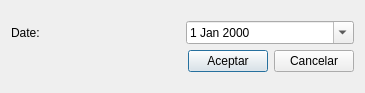
<?xml version="1.0" encoding="UTF-8"?>
<ui version="4.0">
 <class>dateCargarOrdenes</class>
 <widget class="QDialog" name="dateCargarOrdenes">
  <property name="geometry">
   <rect>
    <x>0</x>
    <y>0</y>
    <width>365</width>
    <height>93</height>
   </rect>
  </property>
  <property name="windowTitle">
   <string>Dialog</string>
  </property>
  <layout class="QGridLayout" name="gridLayout">
   <item row="0" column="0">
    <layout class="QVBoxLayout" name="verticalLayout">
     <item>
      <layout class="QHBoxLayout" name="horizontalLayout">
       <item>
        <widget class="QLabel" name="label">
         <property name="text">
          <string>Date:</string>
         </property>
        </widget>
       </item>
       <item>
        <widget class="QDateEdit" name="dateEdit">
         <property name="calendarPopup">
          <bool>true</bool>
         </property>
        </widget>
       </item>
      </layout>
     </item>
     <item>
      <layout class="QHBoxLayout" name="horizontalLayout_2">
       <item>
        <spacer name="horizontalSpacer">
         <property name="orientation">
          <enum>Qt::Horizontal</enum>
         </property>
         <property name="sizeHint" stdset="0">
          <size>
           <width>40</width>
           <height>20</height>
          </size>
         </property>
        </spacer>
       </item>
       <item>
        <widget class="QPushButton" name="pushButton">
         <property name="text">
          <string>Aceptar</string>
         </property>
        </widget>
       </item>
       <item>
        <widget class="QPushButton" name="pushButton_2">
         <property name="text">
          <string>Cancelar</string>
         </property>
        </widget>
       </item>
      </layout>
     </item>
    </layout>
   </item>
  </layout>
 </widget>
 <resources/>
 <connections/>
</ui>
